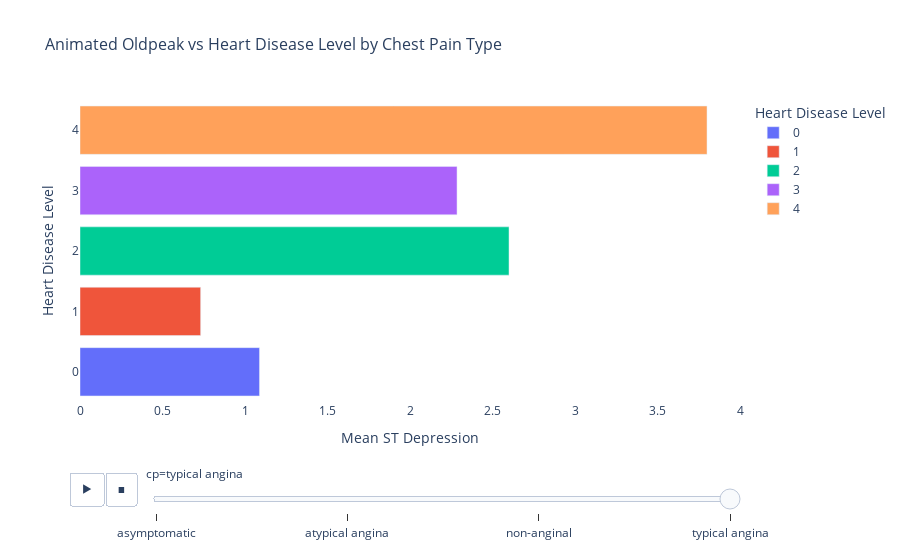

Notebook code cell kept with this figure:
### Markdown cell above
# ✅ 🔄 Animated Bar Plot

### Code cell
import plotly.express as px

# Group and aggregate data
grouped = df.groupby(['num', 'cp'])['oldpeak'].mean().reset_index()

# Plotly animated bar chart
fig = px.bar(
    grouped,
    x="oldpeak",
    y="num",
    orientation='h',
    animation_frame="cp",
    color="num",
    color_continuous_scale="Reds",
    labels={"oldpeak": "Mean ST Depression", "num": "Heart Disease Level"},
    title="Animated Oldpeak vs Heart Disease Level by Chest Pain Type"
)

# Customize layout
fig.update_layout(
    yaxis=dict(categoryorder='category ascending'),
    title_font_size=16,
    plot_bgcolor='white',
    paper_bgcolor='white'
)

# Slowing down animation
fig.layout.updatemenus[0].buttons[0].args[1]["frame"]["duration"] = 1200  # in milliseconds

# Show figure
fig.show()

### Figure 1 — Plotly figure (JSON) as saved in the notebook; plotly's stock layout.template omitted (floating-point values rounded to 4 significant figures)
{"data": [{"alignmentgroup": "True", "hovertemplate": "Heart Disease Level=%{y}<br>cp=typical angina<br>Mean ST Depression=%{x}<extra></extra>", "legendgroup": "0", "marker": {"color": "#636efa", "pattern": {"shape": ""}}, "name": "0", "offsetgroup": "0", "orientation": "h", "showlegend": true, "textposition": "auto", "type": "bar", "x": [1.088], "xaxis": "x", "y": ["0"], "yaxis": "y"}, {"alignmentgroup": "True", "hovertemplate": "Heart Disease Level=%{y}<br>cp=typical angina<br>Mean ST Depression=%{x}<extra></extra>", "legendgroup": "1", "marker": {"color": "#EF553B", "pattern": {"shape": ""}}, "name": "1", "offsetgroup": "1", "orientation": "h", "showlegend": true, "textposition": "auto", "type": "bar", "x": [0.7311], "xaxis": "x", "y": ["1"], "yaxis": "y"}, {"alignmentgroup": "True", "hovertemplate": "Heart Disease Level=%{y}<br>cp=typical angina<br>Mean ST Depression=%{x}<extra></extra>", "legendgroup": "2", "marker": {"color": "#00cc96", "pattern": {"shape": ""}}, "name": "2", "offsetgroup": "2", "orientation": "h", "showlegend": true, "textposition": "auto", "type": "bar", "x": [2.6], "xaxis": "x", "y": ["2"], "yaxis": "y"}, {"alignmentgroup": "True", "hovertemplate": "Heart Disease Level=%{y}<br>cp=typical angina<br>Mean ST Depression=%{x}<extra></extra>", "legendgroup": "3", "marker": {"color": "#ab63fa", "pattern": {"shape": ""}}, "name": "3", "offsetgroup": "3", "orientation": "h", "showlegend": true, "textposition": "auto", "type": "bar", "x": [2.285], "xaxis": "x", "y": ["3"], "yaxis": "y"}, {"alignmentgroup": "True", "hovertemplate": "Heart Disease Level=%{y}<br>cp=typical angina<br>Mean ST Depression=%{x}<extra></extra>", "legendgroup": "4", "marker": {"color": "#FFA15A", "pattern": {"shape": ""}}, "name": "4", "offsetgroup": "4", "orientation": "h", "showlegend": true, "textposition": "auto", "type": "bar", "x": [3.8], "xaxis": "x", "y": ["4"], "yaxis": "y"}], "layout": {"autosize": true, "barmode": "relative", "legend": {"title": {"text": "Heart Disease Level"}, "tracegroupgap": 0}, "paper_bgcolor": "white", "plot_bgcolor": "white", "sliders": [{"active": 3, "currentvalue": {"prefix": "cp="}, "len": 0.9, "pad": {"b": 10, "t": 60}, "steps": [{"args": [["asymptomatic"], {"frame": {"duration": 0, "redraw": true}, "fromcurrent": true, "mode": "immediate", "transition": {"duration": 0, "easing": "linear"}}], "label": "asymptomatic", "method": "animate"}, {"args": [["atypical angina"], {"frame": {"duration": 0, "redraw": true}, "fromcurrent": true, "mode": "immediate", "transition": {"duration": 0, "easing": "linear"}}], "label": "atypical angina", "method": "animate"}, {"args": [["non-anginal"], {"frame": {"duration": 0, "redraw": true}, "fromcurrent": true, "mode": "immediate", "transition": {"duration": 0, "easing": "linear"}}], "label": "non-anginal", "method": "animate"}, {"args": [["typical angina"], {"frame": {"duration": 0, "redraw": true}, "fromcurrent": true, "mode": "immediate", "transition": {"duration": 0, "easing": "linear"}}], "label": "typical angina", "method": "animate"}], "x": 0.1, "xanchor": "left", "y": 0, "yanchor": "top"}], "title": {"font": {"size": 16}, "text": "Animated Oldpeak vs Heart Disease Level by Chest Pain Type"}, "updatemenus": [{"active": 0, "buttons": [{"args": [null, {"frame": {"duration": 1200, "redraw": true}, "fromcurrent": true, "mode": "immediate", "transition": {"duration": 500, "easing": "linear"}}], "label": "&#9654;", "method": "animate"}, {"args": [[null], {"frame": {"duration": 0, "redraw": true}, "fromcurrent": true, "mode": "immediate", "transition": {"duration": 0, "easing": "linear"}}], "label": "&#9724;", "method": "animate"}], "direction": "left", "pad": {"r": 10, "t": 70}, "showactive": false, "type": "buttons", "x": 0.1, "xanchor": "right", "y": 0, "yanchor": "top"}], "xaxis": {"anchor": "y", "autorange": true, "domain": [0, 1], "range": [0, 2.64], "title": {"text": "Mean ST Depression"}, "type": "linear"}, "yaxis": {"anchor": "x", "autorange": true, "categoryarray": ["4", "3", "2", "1", "0"], "categoryorder": "category ascending", "domain": [0, 1], "range": [-0.5, 4.5], "title": {"text": "Heart Disease Level"}, "type": "category"}}}
